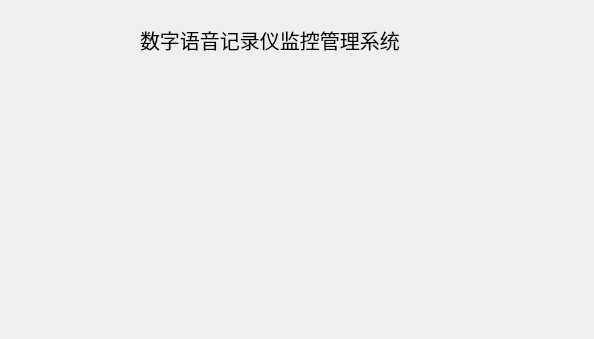
<?xml version="1.0" encoding="UTF-8"?>
<ui version="4.0">
 <class>troubleLogForm</class>
 <widget class="QWidget" name="troubleLogForm">
  <property name="geometry">
   <rect>
    <x>0</x>
    <y>0</y>
    <width>594</width>
    <height>339</height>
   </rect>
  </property>
  <property name="windowTitle">
   <string>Form</string>
  </property>
  <widget class="QLabel" name="label">
   <property name="geometry">
    <rect>
     <x>140</x>
     <y>20</y>
     <width>280</width>
     <height>40</height>
    </rect>
   </property>
   <property name="font">
    <font>
     <pointsize>15</pointsize>
    </font>
   </property>
   <property name="text">
    <string>数字语音记录仪监控管理系统</string>
   </property>
  </widget>
 </widget>
 <resources/>
 <connections/>
</ui>
